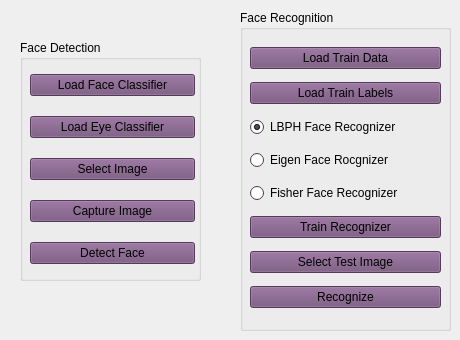
     <widget class="QWidget" name="tab">
      <attribute name="title">
       <string>Face Recognition</string>
      </attribute>
      <widget class="QGroupBox" name="Detection">
       <property name="geometry">
        <rect>
         <x>20</x>
         <y>40</y>
         <width>181</width>
         <height>241</height>
        </rect>
       </property>
       <property name="palette">
        <palette>
         <active>
          <colorrole role="WindowText">
           <brush brushstyle="SolidPattern">
            <color alpha="255">
             <red>1</red>
             <green>1</green>
             <blue>1</blue>
            </color>
           </brush>
          </colorrole>
          <colorrole role="Button">
           <brush brushstyle="SolidPattern">
            <color alpha="255">
             <red>117</red>
             <green>80</green>
             <blue>123</blue>
            </color>
           </brush>
          </colorrole>
          <colorrole role="Light">
           <brush brushstyle="SolidPattern">
            <color alpha="255">
             <red>176</red>
             <green>120</green>
             <blue>185</blue>
            </color>
           </brush>
          </colorrole>
          <colorrole role="Midlight">
           <brush brushstyle="SolidPattern">
            <color alpha="255">
             <red>146</red>
             <green>100</green>
             <blue>154</blue>
            </color>
           </brush>
          </colorrole>
          <colorrole role="Dark">
           <brush brushstyle="SolidPattern">
            <color alpha="255">
             <red>58</red>
             <green>40</green>
             <blue>61</blue>
            </color>
           </brush>
          </colorrole>
          <colorrole role="Mid">
           <brush brushstyle="SolidPattern">
            <color alpha="255">
             <red>78</red>
             <green>53</green>
             <blue>82</blue>
            </color>
           </brush>
          </colorrole>
          <colorrole role="Text">
           <brush brushstyle="SolidPattern">
            <color alpha="255">
             <red>1</red>
             <green>1</green>
             <blue>1</blue>
            </color>
           </brush>
          </colorrole>
          <colorrole role="BrightText">
           <brush brushstyle="SolidPattern">
            <color alpha="255">
             <red>1</red>
             <green>1</green>
             <blue>1</blue>
            </color>
           </brush>
          </colorrole>
          <colorrole role="ButtonText">
           <brush brushstyle="SolidPattern">
            <color alpha="255">
             <red>1</red>
             <green>1</green>
             <blue>1</blue>
            </color>
           </brush>
          </colorrole>
          <colorrole role="Base">
           <brush brushstyle="SolidPattern">
            <color alpha="255">
             <red>255</red>
             <green>255</green>
             <blue>255</blue>
            </color>
           </brush>
          </colorrole>
          <colorrole role="Window">
           <brush brushstyle="SolidPattern">
            <color alpha="255">
             <red>117</red>
             <green>80</green>
             <blue>123</blue>
            </color>
           </brush>
          </colorrole>
          <colorrole role="Shadow">
           <brush brushstyle="SolidPattern">
            <color alpha="255">
             <red>0</red>
             <green>0</green>
             <blue>0</blue>
            </color>
           </brush>
          </colorrole>
          <colorrole role="AlternateBase">
           <brush brushstyle="SolidPattern">
            <color alpha="255">
             <red>58</red>
             <green>40</green>
             <blue>61</blue>
            </color>
           </brush>
          </colorrole>
          <colorrole role="ToolTipBase">
           <brush brushstyle="SolidPattern">
            <color alpha="255">
             <red>255</red>
             <green>255</green>
             <blue>220</blue>
            </color>
           </brush>
          </colorrole>
          <colorrole role="ToolTipText">
           <brush brushstyle="SolidPattern">
            <color alpha="255">
             <red>0</red>
             <green>0</green>
             <blue>0</blue>
            </color>
           </brush>
          </colorrole>
         </active>
         <inactive>
          <colorrole role="WindowText">
           <brush brushstyle="SolidPattern">
            <color alpha="255">
             <red>1</red>
             <green>1</green>
             <blue>1</blue>
            </color>
           </brush>
          </colorrole>
          <colorrole role="Button">
           <brush brushstyle="SolidPattern">
            <color alpha="255">
             <red>117</red>
             <green>80</green>
             <blue>123</blue>
            </color>
           </brush>
          </colorrole>
          <colorrole role="Light">
           <brush brushstyle="SolidPattern">
            <color alpha="255">
             <red>176</red>
             <green>120</green>
             <blue>185</blue>
            </color>
           </brush>
          </colorrole>
          <colorrole role="Midlight">
           <brush brushstyle="SolidPattern">
            <color alpha="255">
             <red>146</red>
             <green>100</green>
             <blue>154</blue>
            </color>
           </brush>
          </colorrole>
          <colorrole role="Dark">
           <brush brushstyle="SolidPattern">
            <color alpha="255">
             <red>58</red>
             <green>40</green>
             <blue>61</blue>
            </color>
           </brush>
          </colorrole>
          <colorrole role="Mid">
           <brush brushstyle="SolidPattern">
            <color alpha="255">
             <red>78</red>
             <green>53</green>
             <blue>82</blue>
            </color>
           </brush>
          </colorrole>
          <colorrole role="Text">
           <brush brushstyle="SolidPattern">
            <color alpha="255">
             <red>1</red>
             <green>1</green>
             <blue>1</blue>
            </color>
           </brush>
          </colorrole>
          <colorrole role="BrightText">
           <brush brushstyle="SolidPattern">
            <color alpha="255">
             <red>1</red>
             <green>1</green>
             <blue>1</blue>
            </color>
           </brush>
          </colorrole>
          <colorrole role="ButtonText">
           <brush brushstyle="SolidPattern">
            <color alpha="255">
             <red>1</red>
             <green>1</green>
             <blue>1</blue>
            </color>
           </brush>
          </colorrole>
          <colorrole role="Base">
           <brush brushstyle="SolidPattern">
            <color alpha="255">
             <red>255</red>
             <green>255</green>
             <blue>255</blue>
            </color>
           </brush>
          </colorrole>
          <colorrole role="Window">
           <brush brushstyle="SolidPattern">
            <color alpha="255">
             <red>117</red>
             <green>80</green>
             <blue>123</blue>
            </color>
           </brush>
          </colorrole>
          <colorrole role="Shadow">
           <brush brushstyle="SolidPattern">
            <color alpha="255">
             <red>0</red>
             <green>0</green>
             <blue>0</blue>
            </color>
           </brush>
          </colorrole>
          <colorrole role="AlternateBase">
           <brush brushstyle="SolidPattern">
            <color alpha="255">
             <red>58</red>
             <green>40</green>
             <blue>61</blue>
            </color>
           </brush>
          </colorrole>
          <colorrole role="ToolTipBase">
           <brush brushstyle="SolidPattern">
            <color alpha="255">
             <red>255</red>
             <green>255</green>
             <blue>220</blue>
            </color>
           </brush>
          </colorrole>
          <colorrole role="ToolTipText">
           <brush brushstyle="SolidPattern">
            <color alpha="255">
             <red>0</red>
             <green>0</green>
             <blue>0</blue>
            </color>
           </brush>
          </colorrole>
         </inactive>
         <disabled>
          <colorrole role="WindowText">
           <brush brushstyle="SolidPattern">
            <color alpha="255">
             <red>58</red>
             <green>40</green>
             <blue>61</blue>
            </color>
           </brush>
          </colorrole>
          <colorrole role="Button">
           <brush brushstyle="SolidPattern">
            <color alpha="255">
             <red>117</red>
             <green>80</green>
             <blue>123</blue>
            </color>
           </brush>
          </colorrole>
          <colorrole role="Light">
           <brush brushstyle="SolidPattern">
            <color alpha="255">
             <red>176</red>
             <green>120</green>
             <blue>185</blue>
            </color>
           </brush>
          </colorrole>
          <colorrole role="Midlight">
           <brush brushstyle="SolidPattern">
            <color alpha="255">
             <red>146</red>
             <green>100</green>
             <blue>154</blue>
            </color>
           </brush>
          </colorrole>
          <colorrole role="Dark">
           <brush brushstyle="SolidPattern">
            <color alpha="255">
             <red>58</red>
             <green>40</green>
             <blue>61</blue>
            </color>
           </brush>
          </colorrole>
          <colorrole role="Mid">
           <brush brushstyle="SolidPattern">
            <color alpha="255">
             <red>78</red>
             <green>53</green>
             <blue>82</blue>
            </color>
           </brush>
          </colorrole>
          <colorrole role="Text">
           <brush brushstyle="SolidPattern">
            <color alpha="255">
             <red>58</red>
             <green>40</green>
             <blue>61</blue>
            </color>
           </brush>
          </colorrole>
          <colorrole role="BrightText">
           <brush brushstyle="SolidPattern">
            <color alpha="255">
             <red>1</red>
             <green>1</green>
             <blue>1</blue>
            </color>
           </brush>
          </colorrole>
          <colorrole role="ButtonText">
           <brush brushstyle="SolidPattern">
            <color alpha="255">
             <red>58</red>
             <green>40</green>
             <blue>61</blue>
            </color>
           </brush>
          </colorrole>
          <colorrole role="Base">
           <brush brushstyle="SolidPattern">
            <color alpha="255">
             <red>117</red>
             <green>80</green>
             <blue>123</blue>
            </color>
           </brush>
          </colorrole>
          <colorrole role="Window">
           <brush brushstyle="SolidPattern">
            <color alpha="255">
             <red>117</red>
             <green>80</green>
             <blue>123</blue>
            </color>
           </brush>
          </colorrole>
          <colorrole role="Shadow">
           <brush brushstyle="SolidPattern">
            <color alpha="255">
             <red>0</red>
             <green>0</green>
             <blue>0</blue>
            </color>
           </brush>
          </colorrole>
          <colorrole role="AlternateBase">
           <brush brushstyle="SolidPattern">
            <color alpha="255">
             <red>117</red>
             <green>80</green>
             <blue>123</blue>
            </color>
           </brush>
          </colorrole>
          <colorrole role="ToolTipBase">
           <brush brushstyle="SolidPattern">
            <color alpha="255">
             <red>255</red>
             <green>255</green>
             <blue>220</blue>
            </color>
           </brush>
          </colorrole>
          <colorrole role="ToolTipText">
           <brush brushstyle="SolidPattern">
            <color alpha="255">
             <red>0</red>
             <green>0</green>
             <blue>0</blue>
            </color>
           </brush>
          </colorrole>
         </disabled>
        </palette>
       </property>
       <property name="title">
        <string>Face Detection</string>
       </property>
       <widget class="QWidget" name="verticalLayoutWidget_30">
        <property name="geometry">
         <rect>
          <x>10</x>
          <y>20</y>
          <width>165</width>
          <height>221</height>
         </rect>
        </property>
        <layout class="QVBoxLayout" name="verticalLayout_30">
         <item>
          <widget class="QPushButton" name="FaceClassifierButton">
           <property name="text">
            <string>Load Face Classifier</string>
           </property>
          </widget>
         </item>
         <item>
          <widget class="QPushButton" name="EyeClassifierButton">
           <property name="text">
            <string>Load Eye Classifier</string>
           </property>
          </widget>
         </item>
         <item>
          <widget class="QPushButton" name="LoadFaceImageButton">
           <property name="text">
            <string>Select Image</string>
           </property>
          </widget>
         </item>
         <item>
          <widget class="QPushButton" name="CaptureFaceImageButton">
           <property name="text">
            <string>Capture Image</string>
           </property>
          </widget>
         </item>
         <item>
          <widget class="QPushButton" name="DetectFaceButton">
           <property name="text">
            <string>Detect Face</string>
           </property>
          </widget>
         </item>
        </layout>
       </widget>
      </widget>
      <widget class="QGroupBox" name="Recognition">
       <property name="geometry">
        <rect>
         <x>240</x>
         <y>10</y>
         <width>211</width>
         <height>321</height>
        </rect>
       </property>
       <property name="palette">
        <palette>
         <active>
          <colorrole role="WindowText">
           <brush brushstyle="SolidPattern">
            <color alpha="255">
             <red>1</red>
             <green>1</green>
             <blue>1</blue>
            </color>
           </brush>
          </colorrole>
          <colorrole role="Button">
           <brush brushstyle="SolidPattern">
            <color alpha="255">
             <red>117</red>
             <green>80</green>
             <blue>123</blue>
            </color>
           </brush>
          </colorrole>
          <colorrole role="Light">
           <brush brushstyle="SolidPattern">
            <color alpha="255">
             <red>176</red>
             <green>120</green>
             <blue>185</blue>
            </color>
           </brush>
          </colorrole>
          <colorrole role="Midlight">
           <brush brushstyle="SolidPattern">
            <color alpha="255">
             <red>146</red>
             <green>100</green>
             <blue>154</blue>
            </color>
           </brush>
          </colorrole>
          <colorrole role="Dark">
           <brush brushstyle="SolidPattern">
            <color alpha="255">
             <red>58</red>
             <green>40</green>
             <blue>61</blue>
            </color>
           </brush>
          </colorrole>
          <colorrole role="Mid">
           <brush brushstyle="SolidPattern">
            <color alpha="255">
             <red>78</red>
             <green>53</green>
             <blue>82</blue>
            </color>
           </brush>
          </colorrole>
          <colorrole role="Text">
           <brush brushstyle="SolidPattern">
            <color alpha="255">
             <red>1</red>
             <green>1</green>
             <blue>1</blue>
            </color>
           </brush>
          </colorrole>
          <colorrole role="BrightText">
           <brush brushstyle="SolidPattern">
            <color alpha="255">
             <red>1</red>
             <green>1</green>
             <blue>1</blue>
            </color>
           </brush>
          </colorrole>
          <colorrole role="ButtonText">
           <brush brushstyle="SolidPattern">
            <color alpha="255">
             <red>1</red>
             <green>1</green>
             <blue>1</blue>
            </color>
           </brush>
          </colorrole>
          <colorrole role="Base">
           <brush brushstyle="SolidPattern">
            <color alpha="255">
             <red>255</red>
             <green>255</green>
             <blue>255</blue>
            </color>
           </brush>
          </colorrole>
          <colorrole role="Window">
           <brush brushstyle="SolidPattern">
            <color alpha="255">
             <red>117</red>
             <green>80</green>
             <blue>123</blue>
            </color>
           </brush>
          </colorrole>
          <colorrole role="Shadow">
           <brush brushstyle="SolidPattern">
            <color alpha="255">
             <red>0</red>
             <green>0</green>
             <blue>0</blue>
            </color>
           </brush>
          </colorrole>
          <colorrole role="AlternateBase">
           <brush brushstyle="SolidPattern">
            <color alpha="255">
             <red>58</red>
             <green>40</green>
             <blue>61</blue>
            </color>
           </brush>
          </colorrole>
          <colorrole role="ToolTipBase">
           <brush brushstyle="SolidPattern">
            <color alpha="255">
             <red>255</red>
             <green>255</green>
             <blue>220</blue>
            </color>
           </brush>
          </colorrole>
          <colorrole role="ToolTipText">
           <brush brushstyle="SolidPattern">
            <color alpha="255">
             <red>0</red>
             <green>0</green>
             <blue>0</blue>
            </color>
           </brush>
          </colorrole>
         </active>
         <inactive>
          <colorrole role="WindowText">
           <brush brushstyle="SolidPattern">
            <color alpha="255">
             <red>1</red>
             <green>1</green>
             <blue>1</blue>
            </color>
           </brush>
          </colorrole>
          <colorrole role="Button">
           <brush brushstyle="SolidPattern">
            <color alpha="255">
             <red>117</red>
             <green>80</green>
             <blue>123</blue>
            </color>
           </brush>
          </colorrole>
          <colorrole role="Light">
           <brush brushstyle="SolidPattern">
            <color alpha="255">
             <red>176</red>
             <green>120</green>
             <blue>185</blue>
            </color>
           </brush>
          </colorrole>
          <colorrole role="Midlight">
           <brush brushstyle="SolidPattern">
            <color alpha="255">
             <red>146</red>
             <green>100</green>
             <blue>154</blue>
            </color>
           </brush>
          </colorrole>
          <colorrole role="Dark">
           <brush brushstyle="SolidPattern">
            <color alpha="255">
             <red>58</red>
             <green>40</green>
             <blue>61</blue>
            </color>
           </brush>
          </colorrole>
          <colorrole role="Mid">
           <brush brushstyle="SolidPattern">
            <color alpha="255">
             <red>78</red>
             <green>53</green>
             <blue>82</blue>
            </color>
           </brush>
          </colorrole>
          <colorrole role="Text">
           <brush brushstyle="SolidPattern">
            <color alpha="255">
             <red>1</red>
             <green>1</green>
             <blue>1</blue>
            </color>
           </brush>
          </colorrole>
          <colorrole role="BrightText">
           <brush brushstyle="SolidPattern">
            <color alpha="255">
             <red>1</red>
             <green>1</green>
             <blue>1</blue>
            </color>
           </brush>
          </colorrole>
          <colorrole role="ButtonText">
           <brush brushstyle="SolidPattern">
            <color alpha="255">
             <red>1</red>
             <green>1</green>
             <blue>1</blue>
            </color>
           </brush>
          </colorrole>
          <colorrole role="Base">
           <brush brushstyle="SolidPattern">
            <color alpha="255">
             <red>255</red>
             <green>255</green>
             <blue>255</blue>
            </color>
           </brush>
          </colorrole>
          <colorrole role="Window">
           <brush brushstyle="SolidPattern">
            <color alpha="255">
             <red>117</red>
             <green>80</green>
             <blue>123</blue>
            </color>
           </brush>
          </colorrole>
          <colorrole role="Shadow">
           <brush brushstyle="SolidPattern">
            <color alpha="255">
             <red>0</red>
             <green>0</green>
             <blue>0</blue>
            </color>
           </brush>
          </colorrole>
          <colorrole role="AlternateBase">
           <brush brushstyle="SolidPattern">
            <color alpha="255">
             <red>58</red>
             <green>40</green>
             <blue>61</blue>
            </color>
           </brush>
          </colorrole>
          <colorrole role="ToolTipBase">
           <brush brushstyle="SolidPattern">
            <color alpha="255">
             <red>255</red>
             <green>255</green>
             <blue>220</blue>
            </color>
           </brush>
          </colorrole>
          <colorrole role="ToolTipText">
           <brush brushstyle="SolidPattern">
            <color alpha="255">
             <red>0</red>
             <green>0</green>
             <blue>0</blue>
            </color>
           </brush>
          </colorrole>
         </inactive>
         <disabled>
          <colorrole role="WindowText">
           <brush brushstyle="SolidPattern">
            <color alpha="255">
             <red>58</red>
             <green>40</green>
             <blue>61</blue>
            </color>
           </brush>
          </colorrole>
          <colorrole role="Button">
           <brush brushstyle="SolidPattern">
            <color alpha="255">
             <red>117</red>
             <green>80</green>
             <blue>123</blue>
            </color>
           </brush>
          </colorrole>
          <colorrole role="Light">
           <brush brushstyle="SolidPattern">
            <color alpha="255">
             <red>176</red>
             <green>120</green>
             <blue>185</blue>
            </color>
           </brush>
          </colorrole>
          <colorrole role="Midlight">
           <brush brushstyle="SolidPattern">
            <color alpha="255">
             <red>146</red>
             <green>100</green>
             <blue>154</blue>
            </color>
           </brush>
          </colorrole>
          <colorrole role="Dark">
           <brush brushstyle="SolidPattern">
            <color alpha="255">
             <red>58</red>
             <green>40</green>
             <blue>61</blue>
            </color>
           </brush>
          </colorrole>
          <colorrole role="Mid">
           <brush brushstyle="SolidPattern">
            <color alpha="255">
             <red>78</red>
             <green>53</green>
             <blue>82</blue>
            </color>
           </brush>
          </colorrole>
          <colorrole role="Text">
           <brush brushstyle="SolidPattern">
            <color alpha="255">
             <red>58</red>
             <green>40</green>
             <blue>61</blue>
            </color>
           </brush>
          </colorrole>
          <colorrole role="BrightText">
           <brush brushstyle="SolidPattern">
            <color alpha="255">
             <red>1</red>
             <green>1</green>
             <blue>1</blue>
            </color>
           </brush>
          </colorrole>
          <colorrole role="ButtonText">
           <brush brushstyle="SolidPattern">
            <color alpha="255">
             <red>58</red>
             <green>40</green>
             <blue>61</blue>
            </color>
           </brush>
          </colorrole>
          <colorrole role="Base">
           <brush brushstyle="SolidPattern">
            <color alpha="255">
             <red>117</red>
             <green>80</green>
             <blue>123</blue>
            </color>
           </brush>
          </colorrole>
          <colorrole role="Window">
           <brush brushstyle="SolidPattern">
            <color alpha="255">
             <red>117</red>
             <green>80</green>
             <blue>123</blue>
            </color>
           </brush>
          </colorrole>
          <colorrole role="Shadow">
           <brush brushstyle="SolidPattern">
            <color alpha="255">
             <red>0</red>
             <green>0</green>
             <blue>0</blue>
            </color>
           </brush>
          </colorrole>
          <colorrole role="AlternateBase">
           <brush brushstyle="SolidPattern">
            <color alpha="255">
             <red>117</red>
             <green>80</green>
             <blue>123</blue>
            </color>
           </brush>
          </colorrole>
          <colorrole role="ToolTipBase">
           <brush brushstyle="SolidPattern">
            <color alpha="255">
             <red>255</red>
             <green>255</green>
             <blue>220</blue>
            </color>
           </brush>
          </colorrole>
          <colorrole role="ToolTipText">
           <brush brushstyle="SolidPattern">
            <color alpha="255">
             <red>0</red>
             <green>0</green>
             <blue>0</blue>
            </color>
           </brush>
          </colorrole>
         </disabled>
        </palette>
       </property>
       <property name="title">
        <string>Face Recognition</string>
       </property>
       <widget class="QWidget" name="verticalLayoutWidget_33">
        <property name="geometry">
         <rect>
          <x>10</x>
          <y>30</y>
          <width>191</width>
          <height>281</height>
         </rect>
        </property>
        <layout class="QVBoxLayout" name="verticalLayout_33">
         <item>
          <widget class="QPushButton" name="LoadTrainDataButton">
           <property name="text">
            <string>Load Train Data</string>
           </property>
          </widget>
         </item>
         <item>
          <widget class="QPushButton" name="LoadTrainLabelsButton">
           <property name="text">
            <string>Load Train Labels</string>
           </property>
          </widget>
         </item>
         <item>
          <widget class="QRadioButton" name="LBPHRecognizerButton">
           <property name="text">
            <string>LBPH Face Recognizer</string>
           </property>
           <property name="checked">
            <bool>true</bool>
           </property>
          </widget>
         </item>
         <item>
          <widget class="QRadioButton" name="EigenRecognizerButton">
           <property name="text">
            <string>Eigen Face Rocgnizer</string>
           </property>
          </widget>
         </item>
         <item>
          <widget class="QRadioButton" name="FisherRecognizerButton">
           <property name="text">
            <string>Fisher Face Recognizer</string>
           </property>
          </widget>
         </item>
         <item>
          <widget class="QPushButton" name="TrainRecognizerButton">
           <property name="text">
            <string>Train Recognizer</string>
           </property>
          </widget>
         </item>
         <item>
          <widget class="QPushButton" name="LoadFaceRecogImageButton">
           <property name="text">
            <string>Select Test Image</string>
           </property>
          </widget>
         </item>
         <item>
          <widget class="QPushButton" name="RecognizeFaceButton">
           <property name="text">
            <string>Recognize</string>
           </property>
          </widget>
         </item>
        </layout>
       </widget>
      </widget>
     </widget>
